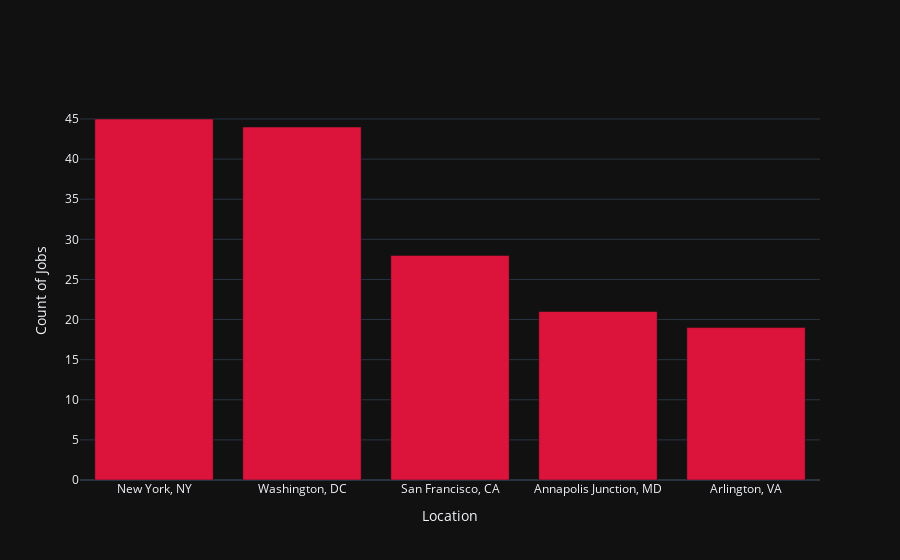

Source (notebook cell):
### Code cell
# Filter out rows with location "Anywhere" or "United States"
df_filtered = df[~df['location'].isin(['Anywhere', 'United States'])]

# Group by location and count the number of jobs
grouped_df = df_filtered.groupby('location')['title'].count().reset_index()

# Get the top 5 locations by job count
top_5 = grouped_df.nlargest(5, 'title')

# Create a bar plot using Plotly
fig = go.Figure(data=[go.Bar(x=top_5['location'], y=top_5['title'],
                             hovertemplate='<b>City: </b> %{x}<br><b>Number of Jobs: </b>%{y}',
                             name='',
                             marker=dict(color='crimson'))])
fig.update_layout(
                  xaxis_title='Location', yaxis_title='Count of Jobs',
                  template='plotly_dark')
fig.show()

fig.write_html("../../website/plots/plot-1.html")

### Figure 1 — Plotly figure (JSON) as saved in the notebook; plotly's stock layout.template omitted (floating-point values rounded to 4 significant figures)
{"data": [{"hovertemplate": "<b>City: </b> %{x}<br><b>Number of Jobs: </b>%{y}", "marker": {"color": "crimson"}, "name": "", "type": "bar", "x": ["New York, NY", "Washington, DC", "San Francisco, CA", "Annapolis Junction, MD", "Arlington, VA"], "y": [45, 44, 28, 21, 19]}], "layout": {"xaxis": {"title": {"text": "Location"}}, "yaxis": {"title": {"text": "Count of Jobs"}}}}
